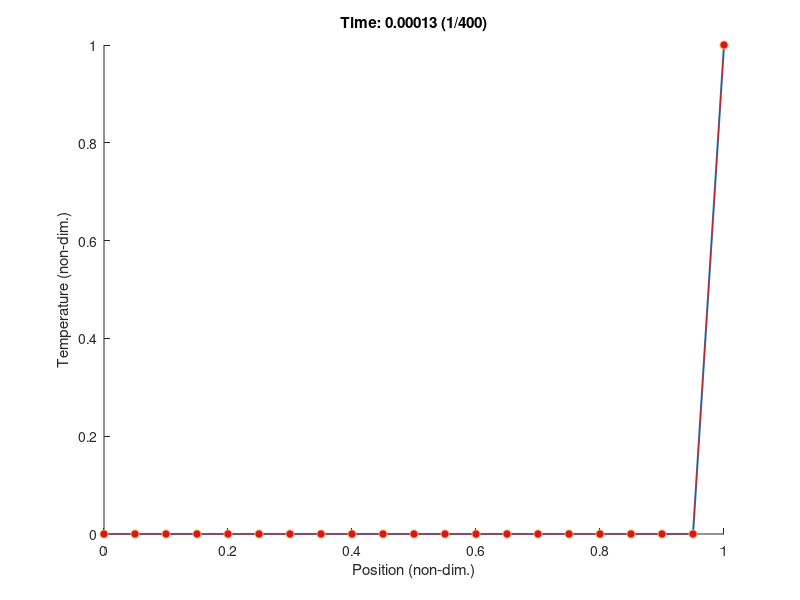

Recreate this plot in MATLAB. (Note: this script raises an error after producing the figure.)
function diffusion_ftcs_leftRightBoundary(f,leftOrRight)
% Solve the 1-D diffusion equation for some initial profile
% with Dirichlet conditions using FTCS, using a matrix formulation.

%-------------------------------------------------------------------------------
% INPUTS:
%-------------------------------------------------------------------------------
% Set the stability factor
if nargin < 1
    f = 0.25;
end

% leftOrRight
if nargin < 2
    % leftOrRight = 'both'; % Use this for Q6
    leftOrRight = 'right'; % Use this for Q8
end
%-------------------------------------------------------------------------------

% Turn on to plot snapshots
plotSnapshots = true;

% Thermal conductivity
kappa = 5;

% Spatial step
h = 0.05;

% Time step
tau = f*h^2/kappa; % Time step

% Number of time steps
numSteps = 400;
frameUpdateLag = 0;

% Column vector of x values
x = (0:h:1)';
L = length(x);

% Construct the matrix D associated with the second spatial
% derivative and the boundary conditions
D = -2*eye(L);
D = D + diag(ones(L-1,1),+1) + diag(ones(L-1,1),-1);
D = kappa*tau*D/h^2;

% Impose the Dirichlet boundary conditions
D(1,:) = zeros(1,L);
D(L,:) = zeros(1,L);

% Construct the update matrix
A = eye(L) + D;

% Initial conditions: increased temperature at ends (indices 1 and L).
temp0 = zeros(L,1);
switch leftOrRight
case 'both'
    temp0(1) = 1; % KEEP FOR Q6, COMMENT OUT FOR Q8.
    temp0(L) = 1;
case 'right'
    temp0(L) = 1;
case 'left'
    temp0(1) = 1;
end
temp = temp0; % temp updates across the run.

% Record T(x,t) matrix for visualisation
time = tau*(0:numSteps);

%-------------------------------------------------------------------------------
% Plot initial condition and set up for animation
f = figure('color','w');
hold('on')
temp_an = zeros(L,1); % (dummy)
niceBlue = [0.17,0.51,0.73];
niceRed = [0.84,0.09,0.11];
niceOrange = [0.99,0.68,0.38];
p_Temp0 = plot(x,temp0,'-','Color',niceBlue,'LineWidth',1.5); % initial profile
p_Temp = plot(x,temp,'o-','Color',niceRed,...
                'MarkerFaceColor',niceRed,...
                'MarkerEdgeColor',niceOrange);
xlabel('Position (non-dim.)');
ylabel('Temperature (non-dim.)');

%-------------------------------------------------------------------------------
% March forwards in time, FTCS style!
for n = 1:numSteps

    % Update the temperature profile
    temp = A*temp;

    % Animation:
    title(sprintf('Time: %.2g (%u/%u)',time(n+1),n,numSteps));
    p_Temp.YData = temp; % update current profile

    % Plot regular snapshots:
    if plotSnapshots && rem(n,50)==0
        plot(x,temp,'o-','Color',niceRed,...
                'MarkerFaceColor',niceRed,...
                'MarkerEdgeColor',niceOrange);
    end

    drawnow()
    pause(frameUpdateLag);
end

legend([p_Temp0,p_Temp],{'Initial Profile','Final temperature profile'},'Location','northwest')
